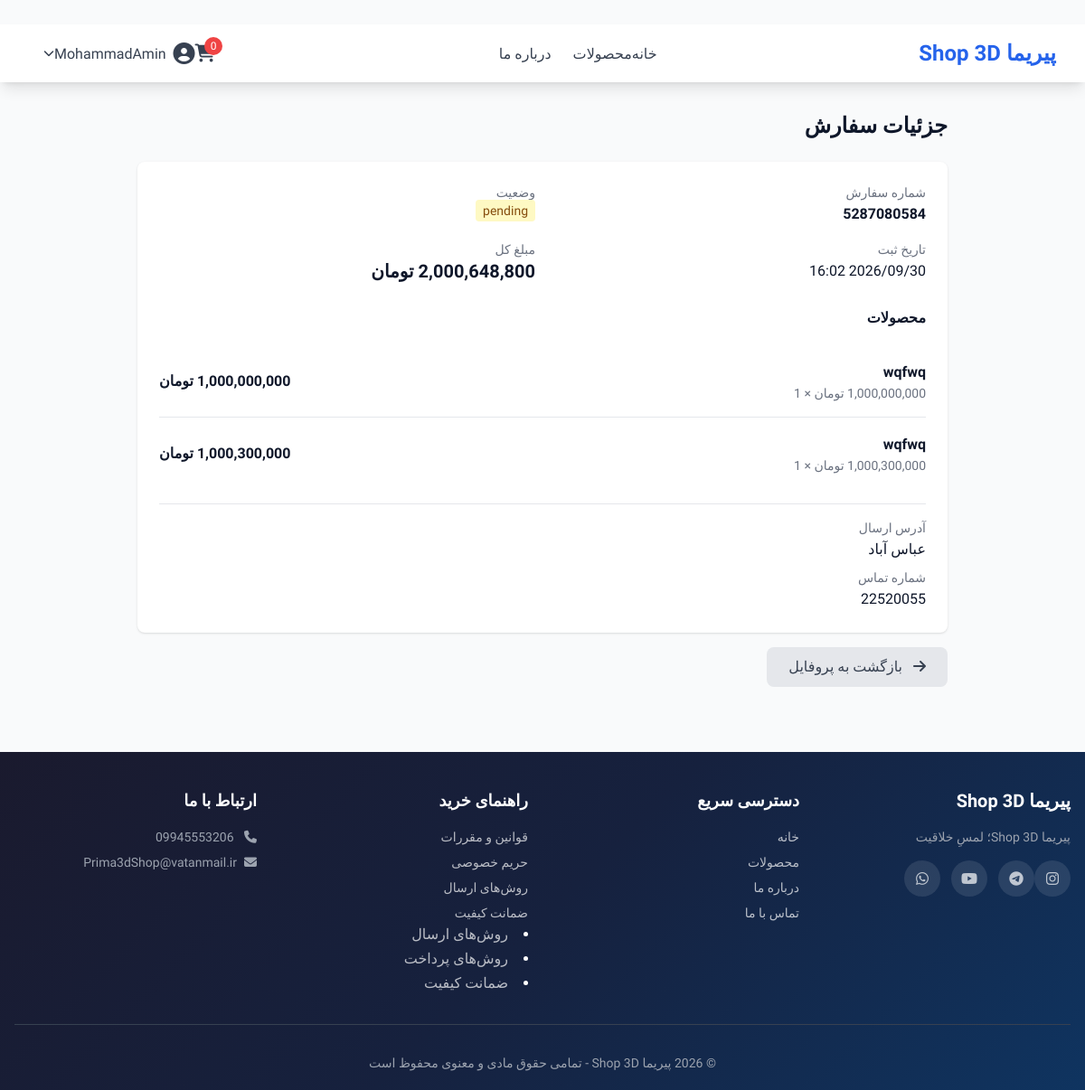
Screenshot of /order/2 (signed in) with the database file from the repository.
### app/main.py (models this page shows)
class User(UserMixin, db.Model):
    __tablename__ = 'users'
    id = db.Column(db.Integer, primary_key=True)
    username = db.Column(db.String(80), unique=True, nullable=False)
    email = db.Column(db.String(120), unique=True, nullable=False)
    password_hash = db.Column(db.String(200), nullable=False)
    full_name = db.Column(db.String(100))
    is_admin = db.Column(db.Boolean, default=False)
    is_active = db.Column(db.Boolean, default=True)

class Order(db.Model):
    __tablename__ = 'orders'
    id = db.Column(db.Integer, primary_key=True)
    user_id = db.Column(db.Integer, db.ForeignKey('users.id'), nullable=False)
    order_number = db.Column(db.String(50), unique=True, nullable=False)
    total_amount = db.Column(db.Numeric(10, 2), nullable=False)
    shipping_address = db.Column(db.Text, nullable=False)
    phone = db.Column(db.String(20), nullable=False)
    status = db.Column(db.String(20), default='pending')
    created_at = db.Column(db.DateTime, default=db.func.current_timestamp())
    full_name = db.Column(db.String(200), nullable=True)
    postal_code = db.Column(db.String(20), nullable=True)
    province = db.Column(db.String(50), nullable=True)
    shipping_cost = db.Column(db.Numeric(10, 2), default=0)
    user = db.relationship('User', backref='orders')
    items = db.relationship('OrderItem', backref='order', cascade='all, delete-orphan')

class OrderItem(db.Model):
    __tablename__ = 'order_items'
    id = db.Column(db.Integer, primary_key=True)
    order_id = db.Column(db.Integer, db.ForeignKey('orders.id'), nullable=False)
    product_id = db.Column(db.Integer, db.ForeignKey('products.id'), nullable=False)
    variant_id = db.Column(db.Integer, db.ForeignKey('product_variants.id'), nullable=True)
    product_name = db.Column(db.String(200), nullable=False)
    product_price = db.Column(db.Numeric(10, 2), nullable=False)
    quantity = db.Column(db.Integer, nullable=False)
    total_price = db.Column(db.Numeric(10, 2), nullable=False)
    product = db.relationship('Product')
    variant = db.relationship('ProductVariant')

### app/main.py (the view)
@app.route('/order/<int:order_id>')
@login_required
def order_detail(order_id):
    order = Order.query.get_or_404(order_id)
    if order.user_id != current_user.id and not current_user.is_admin:
        flash('شما دسترسی به این سفارش ندارید!', 'error')
        return redirect(url_for('index'))
    return render_template('order_detail.html', order=order)

### app/main.py (called while the page is built)
@login_manager.user_loader
def load_user(user_id):
    return User.query.get(int(user_id))

@app.template_filter('format_currency')
def format_currency(value):
    if value is None:
        return '۰ تومان'
    try:
        return f"{int(value):,} تومان"
    except:
        return '۰ تومان'

@app.context_processor
def inject_announcement():
    global announcement, announcement_link, announcement_page
    from datetime import datetime
    current_page = request.endpoint or ""
    show = False
    if announcement_page == "all":
        show = True
    elif announcement_page == "home" and current_page == "index":
        show = True
    elif announcement_page == "products" and current_page == "products":
        show = True
    elif announcement_page == "product" and current_page == "product_detail":
        show = True
    return {
        "announcement": announcement if show else None,
        "announcement_link": announcement_link if show else None,
        "now": datetime.now()
    }

### app/interfaces/templates/order_detail.html (shortened to what this page needs)
﻿{% extends "base.html" %}
{% block content %}
<div class="max-w-4xl mx-auto">
    <h1 class="text-2xl font-bold mb-6">جزئیات سفارش</h1>
    <div class="bg-white rounded-lg shadow p-6">
        <div class="grid grid-cols-2 gap-4 mb-6">
            <div>
                <p class="text-sm text-gray-500">شماره سفارش</p>
                <p class="font-bold">{{ order.order_number }}</p>
            </div>
            <div>
                <p class="text-sm text-gray-500">وضعیت</p>
                <p>
                    <span class="px-2 py-1 rounded text-sm
                        {% if order.status == 'pending' %}bg-yellow-100 text-yellow-800
                        {% elif order.status == 'paid' %}bg-blue-100 text-blue-800
                        {% elif order.status == 'shipped' %}bg-purple-100 text-purple-800
                        {% elif order.status == 'delivered' %}bg-green-100 text-green-800
                        {% elif order.status == 'cancelled' %}bg-red-100 text-red-800
                        {% endif %}">
                        {{ order.status }}
                    </span>
                </p>
            </div>
            <div>
                <p class="text-sm text-gray-500">تاریخ ثبت</p>
                <p>{{ order.created_at.strftime('%Y/%m/%d %H:%M') }}</p>
            </div>
            <div>
                <p class="text-sm text-gray-500">مبلغ کل</p>
                <p class="text-xl font-bold text-primary-600">{{ order.total_amount|format_currency }}</p>
            </div>
        </div>
        <h3 class="font-bold mb-4">محصولات</h3>
        <div class="divide-y divide-gray-200">
            {% for item in order.items %}
            <div class="py-4 flex justify-between items-center">
                <div>
                    <p class="font-semibold">{{ item.product_name }}</p>
                    <p class="text-sm text-gray-500">{{ item.product_price|format_currency }} × {{ item.quantity }}</p>
                </div>
                <div class="font-bold">{{ item.total_price|format_currency }}</div>
            </div>
            {% endfor %}
        </div>
        <div class="mt-4 pt-4 border-t">
            <p class="text-sm text-gray-500">آدرس ارسال</p>
            <p>{{ order.shipping_address }}</p>
            <p class="text-sm text-gray-500 mt-2">شماره تماس</p>
            <p>{{ order.phone }}</p>
        </div>
    </div>
    <a href="/profile" class="inline-block mt-4 bg-gray-200 text-gray-700 px-6 py-2 rounded-lg hover:bg-gray-300 transition">
        <i class="fas fa-arrow-right ml-2"></i> بازگشت به پروفایل
    </a>
</div>
{% endblock %}

### app/interfaces/templates/base.html (shortened to what this page needs)
﻿<!DOCTYPE html>
<html lang="fa" dir="rtl">
<head>
    <script src="https://cdn.tailwindcss.com"></script>
    <link href="https://cdnjs.cloudflare.com/ajax/libs/font-awesome/6.5.1/css/all.min.css" rel="stylesheet">
    <link rel="stylesheet" href="{{ url_for('static', filename='css/style.css') }}">
</head>
<body class="bg-gray-50">
    <nav class="bg-white shadow-lg sticky top-0 z-50">
        <div class="max-w-7xl mx-auto px-4 sm:px-6 lg:px-8">
            <div class="flex justify-between items-center h-16">
                <div class="flex items-center">
                    <a href="/" class="text-2xl font-bold text-blue-600">پیریما Shop 3D</a>
                </div>
                <div class="desktop-menu hidden md:flex items-center space-x-6">
                    <a href="/" class="text-gray-700 hover:text-blue-600 transition">خانه</a>
                    <a href="/products" class="text-gray-700 hover:text-blue-600 transition">محصولات</a>
                    <a href="/about" class="text-gray-700 hover:text-blue-600 transition">درباره ما</a>
                </div>
                <div class="flex items-center space-x-4">
                    <a href="/cart" class="relative text-gray-700 hover:text-blue-600 transition">
                        <i class="fas fa-shopping-cart text-xl"></i>
                        <span class="absolute -top-2 -right-2 bg-red-500 text-white text-xs rounded-full h-5 w-5 flex items-center justify-center">0</span>
                    </a>
                    {% if current_user.is_authenticated %}
                    <div class="relative group">
                        <button class="flex items-center text-gray-700 hover:text-blue-600 transition">
                            <i class="fas fa-user-circle text-2xl"></i>
                            <span class="mr-2 hidden sm:inline">{{ current_user.username }}</span>
                            <i class="fas fa-chevron-down text-xs transition-transform group-hover:rotate-180"></i>
                        </button>
                    </div>
                    {% else %}
                    <a href="/auth/login" class="text-gray-700 hover:text-blue-600 transition hidden sm:inline">ورود</a>
                    <a href="/auth/register" class="bg-blue-600 text-white px-4 py-2 rounded-lg hover:bg-blue-700 transition">ثبت‌نام</a>
                    {% endif %}
                </div>
            </div>
        </div>
    </nav>
    <main class="max-w-7xl mx-auto px-4 py-8">
        {% block content %}{% endblock %}
    </main>
    <footer class="footer">
        <div class="max-w-7xl mx-auto px-4">
            <div class="grid grid-cols-1 md:grid-cols-4 gap-8">
                <div>
                    <h3 class="text-xl font-bold mb-4">پیریما Shop 3D</h3>
                    <p class="text-gray-400 text-sm">پیریما Shop 3D؛ لمسِ خلاقیت</p>
                    <div class="flex space-x-3 mt-4">
                        <a href="#" class="social-icon"><i class="fab fa-instagram"></i></a>
                        <a href="#" class="social-icon"><i class="fab fa-telegram"></i></a>
                        <a href="#" class="social-icon"><i class="fab fa-youtube"></i></a>
                        <a href="#" class="social-icon"><i class="fab fa-whatsapp"></i></a>
                    </div>
                </div>
                <div>
                    <h4 class="text-lg font-bold mb-4">دسترسی سریع</h4>
                    <ul class="space-y-2 text-sm">
                        <li><a href="/">خانه</a></li>
                        <li><a href="/products">محصولات</a></li>
                        <li><a href="/about">درباره ما</a></li>
                        <li><a href="/contact">تماس با ما</a></li>
                    </ul>
                </div>
                <div>
                    <h4 class="text-lg font-bold mb-4">راهنمای خرید</h4>
                                        <ul class="space-y-2 text-sm">
                        <li><a href="/terms">قوانین و مقررات</a></li>
                        <li><a href="/privacy">حریم خصوصی</a></li>
                        <li><a href="#">روش‌های ارسال</a></li>
                        <li><a href="#">ضمانت کیفیت</a></li>
                    </ul>
                        <li><a href="#">روش‌های ارسال</a></li>
                        <li><a href="#">روش‌های پرداخت</a></li>
                        <li><a href="#">ضمانت کیفیت</a></li>
                </div>
                <div>
                    <h4 class="text-lg font-bold mb-4">ارتباط با ما</h4>
                    <ul class="space-y-2 text-sm text-gray-400">
                        <li><i class="fas fa-phone ml-2"></i> 09945553206</li>
                        <li><i class="fas fa-envelope ml-2"></i>Prima3dShop@vatanmail.ir</li>
                    </ul>
                </div>
            </div>
            <div class="border-t border-gray-700 mt-8 pt-8 text-center text-gray-400 text-sm">
                <p>© 2026 پیریما Shop 3D - تمامی حقوق مادی و معنوی محفوظ است</p>
            </div>
        </div>
    </footer>
</body>
</html>

### app/interfaces/static/css/style.css (style rules this page uses)
:root { --bg-primary: #f0f2f5; --bg-secondary: #ffffff; --bg-card: #ffffff; --bg-card-hover: #f8faff; --text-primary: #0a1628; --text-secondary: #4a5568; --text-muted: #a0aec0; --border-color: #e2e8f0; --primary: #2563eb; --primary-dark: #1d4ed8; --primary-light: rgba(37, 99, 235, 0.1); --primary-gradient: linear-gradient(135deg, #2563eb, #7c3aed); --secondary: #0ea5e9; --accent: #ec4899; --success: #10b981; --warning: #f59e0b; --shadow-sm: 0 1px 3px rgba(0,0,0,0.06); --shadow: 0 4px 20px rgba(0,0,0,0.08); --shadow-lg: 0 8px 40px rgba(0,0,0,0.12); --shadow-xl: 0 12px 60px rgba(0,0,0,0.16); --shadow-primary: 0 4px 20px rgba(37, 99, 235, 0.35); --radius: 16px; --radius-lg: 24px; --transition: all 0.3s cubic-bezier(0.4, 0, 0.2, 1); }
* { margin: 0; padding: 0; box-sizing: border-box; }
html { scroll-behavior: smooth; }
body { background: var(--bg-primary); color: var(--text-primary); font-family: 'Vazirmatn', system-ui, -apple-system, sans-serif; transition: var(--transition); min-height: 100vh; line-height: 1.7; }

### app/interfaces/templates/base.html (style rules this page uses)
.footer { background: linear-gradient(135deg, #1a1a2e, #16213e, #0f3460); color: white; padding: 40px 0 20px; margin-top: 40px; }
.footer a { color: rgba(255,255,255,0.7); text-decoration: none; transition: var(--transition); }
.footer .social-icon { display: inline-flex; align-items: center; justify-content: center; width: 40px; height: 40px; border-radius: 50%; background: rgba(255,255,255,0.1); transition: var(--transition); }
:root { --bg-primary: #f8fafc; --bg-secondary: #ffffff; --bg-card: #ffffff; --text-primary: #0f172a; --text-secondary: #475569; --text-muted: #94a3b8; --border-color: #e2e8f0; --primary: #2563eb; --primary-dark: #1d4ed8; --primary-light: #dbeafe; --primary-gradient: linear-gradient(135deg, #2563eb, #7c3aed); --shadow: 0 4px 24px rgba(0,0,0,0.06); --shadow-hover: 0 12px 48px rgba(0,0,0,0.10); --radius: 16px; --transition: all 0.3s ease; }

### rows the page displays
User: username "MohammadAmin"
Order: order_number "5287080584", status "pending", created_at "2026/09/30 16:02", total_amount "2,000,648,800 تومان", shipping_address "عباس آباد", phone "22520055"
OrderItem: product_name "wqfwq", product_price "1,000,000,000 تومان", quantity "1", total_price "1,000,000,000 تومان"
OrderItem: product_name "wqfwq", product_price "1,000,300,000 تومان", quantity "1", total_price "1,000,300,000 تومان"
